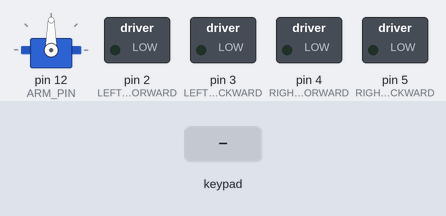
A sketch run on a simulated Arduino Mega 2560, built with avr-gcc and run on an emulated ATmega2560. Shown: servo, switched loads named in the sketch (green lamp = pin HIGH). The test bench sets the inputs (shaded band). What the sketch prints to the serial monitor is not drawn.

Above: at 1.5 s.
1.6 s: key 'X' pressed
At 2.1 s:
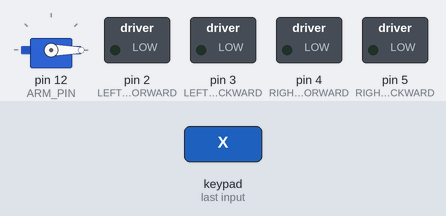
3.1 s: key 'T' pressed
At 4.4 s:
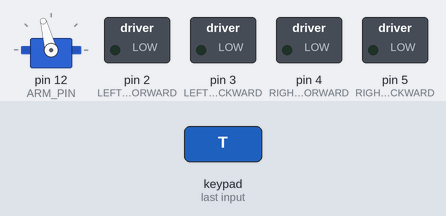
Timing chart, 0 to 6.1 s (numbered marks = the images above; inputs shaded):
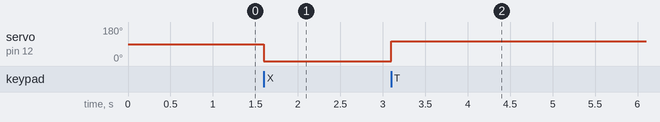

Measured:
- after the input at 1.6 s, servo on pin 12 (ARM_PIN): 90° → 0° at once
- after the input at 3.1 s, servo on pin 12 (ARM_PIN): 0° → 105° at once

The sketch:

Tank.ino
```cpp
#include <PS2X_lib.h>
#include <Servo.h>

#define PS2_DAT        51 // MOSI
#define PS2_CMD        50 // MISO
#define PS2_SEL        53
#define PS2_CLK        52

#define pressures   false
#define rumble      false

// 9 to 15 PWM pins

#define INDICATOR_LED
#define BUZZER

#define LEFT_WHEEL_FORWARD 2
#define LEFT_WHEEL_BACKWARD 3
#define RIGHT_WHEEL_FORWARD 4
#define RIGHT_WHEEL_BACKWARD 5

#define LOADER_PUSH 6
#define LOADER_PULL 7

#define LEFT_ROLLER_FIRE 8
#define LEFT_ROLLER_RELOAD 9
#define RIGHT_ROLLER_FIRE 10
#define RIGHT_ROLLER_RELOAD 11

#define ARM_PIN 12

#define INTAKE_FAN_DRAW
#define INTAKE_FAN_BLOW

#define LOADER_FAN_DRAW
#define LOADER_FAN_BLOW

#define SPREAD_POSITION 0
#define FOLD_POSITION 105

#define STICK_THRESHOLD 50

PS2X ps2x;
Servo arm;

int error = 0;
byte type = 0;
byte vibrate = 0;

int LY = 0;
int RX = 0;

int mappedLY = 0;
int mappedRX = 0;

int leftSpeed = 0;
int rightSpeed = 0;

void configPinout();
int configController();
void move();

void setup() {
  configPinout();
  Serial.begin(115200);
  delay(300);
  configController();
}

void loop() {
  if(error == 1) //skip loop if no controller found
    return;

  if(type == 2) //Guitar Hero Controller
    return;

  else { //DualShock Controller
    ps2x.read_gamepad(false, false); //read controller

    // if(ps2x.Button(PSB_START))
    //   Serial.println("START");
    // if(ps2x.Button(PSB_SELECT))
    //   Serial.println("SELECT");

    if(ps2x.Button(PSB_PAD_UP)) {
      Serial.println("PUSH");
    }

    if(ps2x.Button(PSB_PAD_DOWN)) {
      Serial.println("PULL");
    }

    if(ps2x.Button(PSB_PAD_RIGHT)) {        // Can be replace Button() function with ButtonPressed()
      Serial.println("RELOAD TOGGLED");
      delay(200);
    }

    if(ps2x.Button(PSB_PAD_LEFT)) {         // Can be replace Button() function with ButtonPressed()
      Serial.println("FIRE TOGGLED");
      delay(200);
    }

    if(ps2x.Button(PSB_TRIANGLE)) {
      arm.write(FOLD_POSITION);
      Serial.println("FOLD UP");
    }

    if(ps2x.Button(PSB_CROSS)) {
      arm.write(SPREAD_POSITION);
      Serial.println("SPREAD OUT");
    }

    if(ps2x.Button(PSB_SQUARE)) {
      Serial.println("INTAKE FAN TOGGLED");
      delay(200);
    }

    if(ps2x.Button(PSB_CIRCLE)) {
      Serial.println("LOADER FAN TOGGLED");
      delay(200);
    }

    LY = ps2x.Analog(PSS_LY);
    RX = ps2x.Analog(PSS_RX);

    mappedLY = map(LY, 0, 255, 254, -254);
    mappedRX = map(RX, 0, 255, -254, 254);

    leftSpeed = mappedLY + mappedRX;
    rightSpeed = mappedLY - mappedRX;

    leftSpeed = constrain(leftSpeed, -254, 254);
    rightSpeed = constrain(rightSpeed, -254, 254);

    if (abs(leftSpeed) < STICK_THRESHOLD)
      leftSpeed = 0;
    if (abs(rightSpeed) < STICK_THRESHOLD)
      rightSpeed = 0;

    Serial.print(leftSpeed);
    Serial.print(' ');
    Serial.println(rightSpeed);

    move(leftSpeed, rightSpeed);
  }
}

void configPinout() {
  pinMode(LEFT_WHEEL_FORWARD, OUTPUT);
  pinMode(LEFT_WHEEL_BACKWARD, OUTPUT);
  pinMode(RIGHT_WHEEL_FORWARD, OUTPUT);
  pinMode(RIGHT_WHEEL_BACKWARD, OUTPUT);

  arm.attach(ARM_PIN);
}

int configController() {
  error = ps2x.config_gamepad(PS2_CLK, PS2_CMD, PS2_SEL, PS2_DAT, pressures, rumble);

  if(error == 0)
    Serial.print("Controller found, configured successful");
  else if(error == 1)
    Serial.println("No controller found");
  else if(error == 2)
    Serial.println("Controller found but not accepting commands");
  else if(error == 3)
    Serial.println("Controller found but refusing to enter Pressures mode");

  type = ps2x.readType();
  switch(type) {
    case 0:
      Serial.print("Unknown Controller");
      break;
    case 1:
      Serial.print("DualShock Controller");
      break;
    case 2:
      Serial.print("GuitarHero Controller");
      break;
    case 3:
      Serial.print("Wireless Sony DualShock Controller");
      break;
  }
  return error;
}

void move(int leftWheelSpeed, int rightWheelSpeed) {
  if (leftWheelSpeed > 0) {
    analogWrite(LEFT_WHEEL_FORWARD, leftWheelSpeed);
    analogWrite(LEFT_WHEEL_BACKWARD, 0);
  }
  else {
    analogWrite(LEFT_WHEEL_FORWARD, 0);
    analogWrite(LEFT_WHEEL_BACKWARD, abs(leftWheelSpeed));
  }

  if (rightWheelSpeed > 0) {
    analogWrite(RIGHT_WHEEL_FORWARD, rightWheelSpeed);
    analogWrite(RIGHT_WHEEL_BACKWARD, 0);
  }
  else {
    analogWrite(RIGHT_WHEEL_FORWARD, 0);
    analogWrite(RIGHT_WHEEL_BACKWARD, abs(rightWheelSpeed));
  }
}
```
